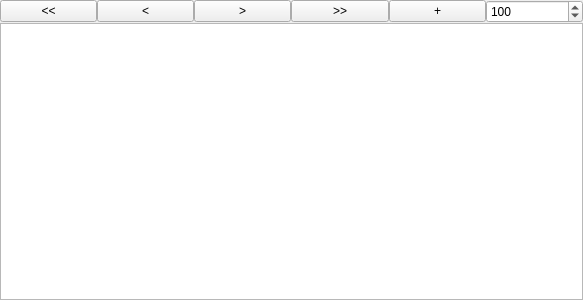
<?xml version="1.0" encoding="UTF-8"?>
<ui version="4.0">
 <class>ScrollTableWidget</class>
 <widget class="QWidget" name="ScrollTableWidget">
  <property name="geometry">
   <rect>
    <x>0</x>
    <y>0</y>
    <width>583</width>
    <height>300</height>
   </rect>
  </property>
  <property name="windowTitle">
   <string>Form</string>
  </property>
  <layout class="QGridLayout" name="gridLayout">
   <property name="margin">
    <number>0</number>
   </property>
   <property name="spacing">
    <number>0</number>
   </property>
   <item row="0" column="0">
    <widget class="QPushButton" name="btnFirstPage">
     <property name="text">
      <string>&lt;&lt;</string>
     </property>
    </widget>
   </item>
   <item row="0" column="1">
    <widget class="QPushButton" name="btnPrevPage">
     <property name="text">
      <string>&lt;</string>
     </property>
    </widget>
   </item>
   <item row="1" column="0" colspan="6">
    <widget class="RejestrTableView" name="tableView">
     <property name="frameShape">
      <enum>QFrame::StyledPanel</enum>
     </property>
     <property name="frameShadow">
      <enum>QFrame::Sunken</enum>
     </property>
     <property name="lineWidth">
      <number>1</number>
     </property>
    </widget>
   </item>
   <item row="0" column="2">
    <widget class="QPushButton" name="btnNextPage">
     <property name="text">
      <string>&gt;</string>
     </property>
    </widget>
   </item>
   <item row="0" column="3">
    <widget class="QPushButton" name="btnLastPage">
     <property name="text">
      <string>&gt;&gt;</string>
     </property>
    </widget>
   </item>
   <item row="0" column="4">
    <widget class="QPushButton" name="btnAddRecord">
     <property name="text">
      <string>+</string>
     </property>
    </widget>
   </item>
   <item row="0" column="5">
    <widget class="QSpinBox" name="spinOnPage">
     <property name="minimum">
      <number>0</number>
     </property>
     <property name="maximum">
      <number>10000</number>
     </property>
     <property name="value">
      <number>100</number>
     </property>
    </widget>
   </item>
  </layout>
 </widget>
 <customwidgets>
  <customwidget>
   <class>RejestrTableView</class>
   <extends>QTableView</extends>
   <header>widgets/RejestrTableView.h</header>
  </customwidget>
 </customwidgets>
 <resources/>
 <connections/>
</ui>
